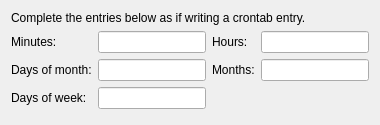
           <widget class="QWidget" name="page_2">
            <layout class="QVBoxLayout" name="verticalLayout_9">
             <item>
              <widget class="QLabel" name="label_5">
               <property name="text">
                <string>Complete the entries below as if writing a crontab entry.</string>
               </property>
              </widget>
             </item>
             <item>
              <layout class="QGridLayout" name="gridLayout_7">
               <item row="0" column="0">
                <widget class="QLabel" name="label_26">
                 <property name="text">
                  <string>Minutes:</string>
                 </property>
                </widget>
               </item>
               <item row="2" column="0">
                <widget class="QLabel" name="label_35">
                 <property name="text">
                  <string>Days of week:</string>
                 </property>
                </widget>
               </item>
               <item row="0" column="1">
                <widget class="QLineEdit" name="timesManualMinuteLineEdit">
                 <property name="sizePolicy">
                  <sizepolicy hsizetype="Expanding" vsizetype="Fixed">
                   <horstretch>0</horstretch>
                   <verstretch>0</verstretch>
                  </sizepolicy>
                 </property>
                </widget>
               </item>
               <item row="1" column="1">
                <widget class="QLineEdit" name="timesManualDoMLineEdit"/>
               </item>
               <item row="2" column="1">
                <widget class="QLineEdit" name="timesManualDoWLineEdit"/>
               </item>
               <item row="0" column="2">
                <widget class="QLabel" name="label_15">
                 <property name="text">
                  <string>Hours:</string>
                 </property>
                </widget>
               </item>
               <item row="0" column="3">
                <widget class="QLineEdit" name="timesManualHourLineEdit"/>
               </item>
               <item row="1" column="0">
                <widget class="QLabel" name="label_18">
                 <property name="text">
                  <string>Days of month:</string>
                 </property>
                </widget>
               </item>
               <item row="1" column="2">
                <widget class="QLabel" name="label_30">
                 <property name="text">
                  <string>Months:</string>
                 </property>
                </widget>
               </item>
               <item row="1" column="3">
                <widget class="QLineEdit" name="timesManualMonthLineEdit"/>
               </item>
               <item row="3" column="0" colspan="4">
                <spacer name="verticalSpacer_6">
                 <property name="orientation">
                  <enum>Qt::Vertical</enum>
                 </property>
                 <property name="sizeHint" stdset="0">
                  <size>
                   <width>20</width>
                   <height>5</height>
                  </size>
                 </property>
                </spacer>
               </item>
              </layout>
             </item>
            </layout>
           </widget>
